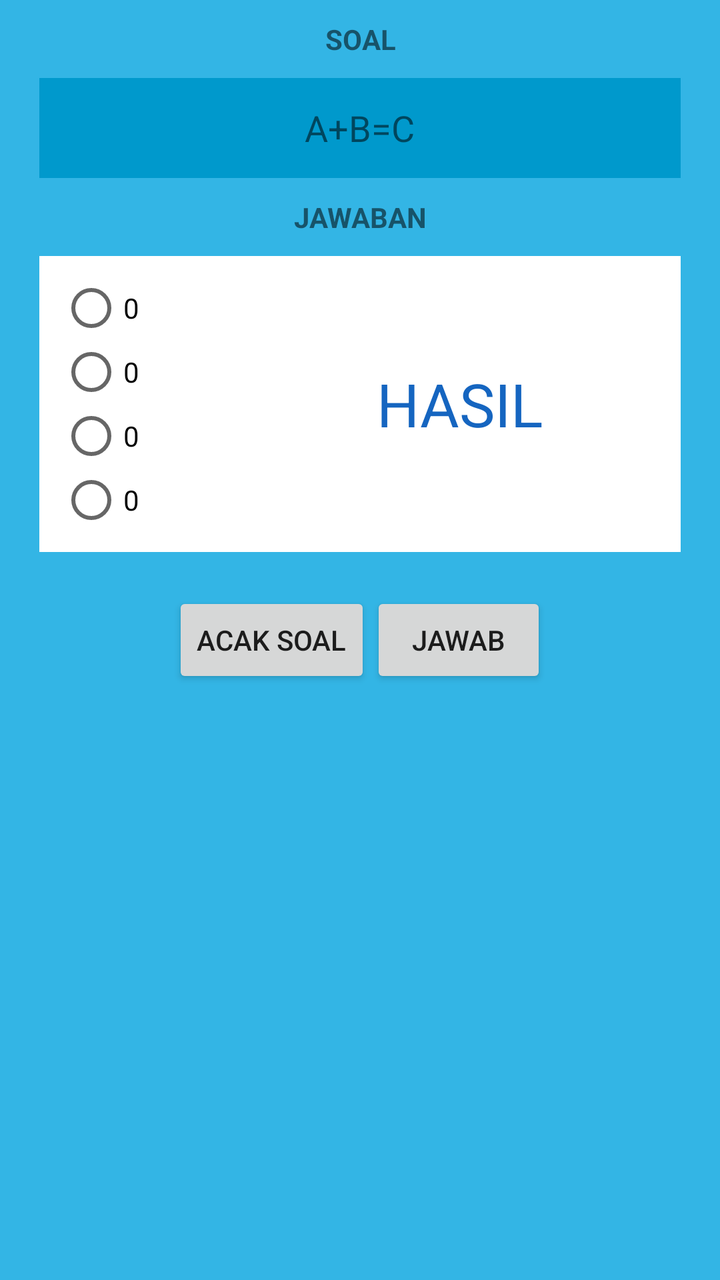
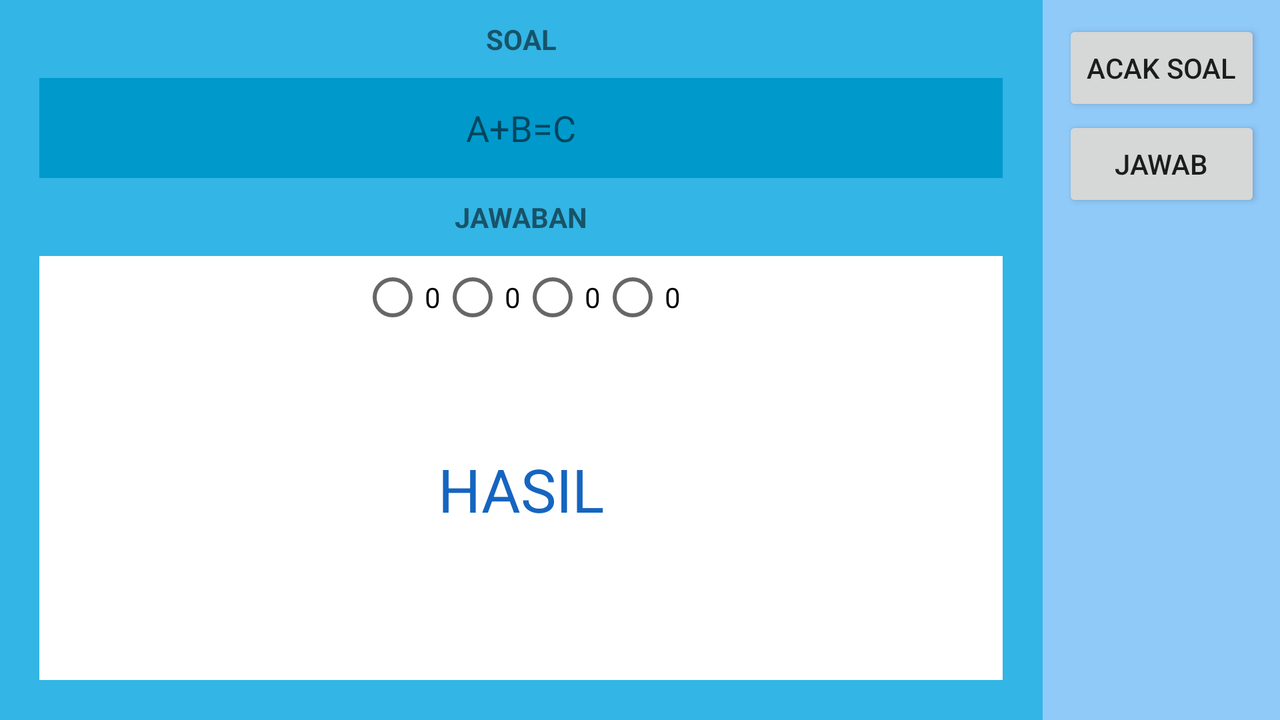

An Android layout and its configuration variant, each rendered on a device that would load it. The default file and the variant file are quoted in full after the pictures.
<!-- AndroidManifest.xml: application theme AppTheme -->
<!-- res/layout/activity_tambah.xml -->
<?xml version="1.0" encoding="utf-8"?>
<LinearLayout xmlns:android="http://schemas.android.com/apk/res/android"
    xmlns:tools="http://schemas.android.com/tools"
    android:layout_width="match_parent"
    android:layout_height="match_parent"
    android:paddingBottom="@dimen/activity_vertical_margin"
    android:paddingLeft="@dimen/activity_horizontal_margin"
    android:paddingRight="@dimen/activity_horizontal_margin"
    android:paddingTop="@dimen/activity_vertical_margin"
    style="@style/Main"
    android:orientation="vertical"
    tools:context="com.digitcreativestudio.berhitung.TambahActivity">

    <LinearLayout
        android:layout_width="match_parent"
        android:layout_height="match_parent"
        android:orientation="vertical"
        android:background="@android:color/holo_blue_light"
        android:padding="10dp">

        <TextView
            android:layout_width="match_parent"
            android:layout_height="wrap_content"
            android:text="SOAL"
            android:textStyle="bold"
            android:gravity="center"/>

        <LinearLayout
            android:layout_width="match_parent"
            android:layout_height="50dp"
            android:orientation="horizontal"
            android:gravity="center"
            android:layout_margin="10dp"
            android:background="@android:color/holo_blue_dark">

            <TextView
                android:layout_width="wrap_content"
                android:layout_height="wrap_content"
                android:gravity="center"
                android:text="A"
                style="@style/SoalTextStyle"
                android:id="@+id/t_soal_a"/>
            <TextView
                android:layout_width="wrap_content"
                android:layout_height="wrap_content"
                style="@style/SoalTextStyle"
                android:text="+"/>
            <TextView
                android:layout_width="wrap_content"
                android:layout_height="wrap_content"
                style="@style/SoalTextStyle"
                android:text="B"
                android:id="@+id/t_soal_b"/>
            <TextView
                android:layout_width="wrap_content"
                android:layout_height="wrap_content"
                style="@style/SoalTextStyle"
                android:text="="/>
            <TextView
                android:layout_width="wrap_content"
                android:layout_height="wrap_content"
                style="@style/SoalTextStyle"
                android:text="C"/>

        </LinearLayout>

        <TextView
            android:layout_width="match_parent"
            android:layout_height="wrap_content"
            android:text="JAWABAN"
            android:textStyle="bold"
            android:gravity="center"/>

        <LinearLayout
            android:layout_width="match_parent"
            android:layout_height="wrap_content"
            android:orientation="horizontal"
            android:layout_margin="10dp"
            android:padding="10dp"
            android:background="@android:color/white">

            <RadioGroup
                android:layout_width="0dp"
                android:layout_height="wrap_content"
                android:layout_weight="1"
                android:id="@+id/rg_jawaban">
                <RadioButton
                    android:layout_width="match_parent"
                    android:layout_height="wrap_content"
                    android:id="@+id/r_jawaban_a"
                    android:text="0"/>
                <RadioButton
                    android:layout_width="match_parent"
                    android:layout_height="wrap_content"
                    android:id="@+id/r_jawaban_b"
                    android:text="0"/>
                <RadioButton
                    android:layout_width="match_parent"
                    android:layout_height="wrap_content"
                    android:id="@+id/r_jawaban_c"
                    android:text="0"/>
                <RadioButton
                    android:layout_width="match_parent"
                    android:layout_height="wrap_content"
                    android:id="@+id/r_jawaban_d"
                    android:text="0"/>
            </RadioGroup>

            <LinearLayout
                android:layout_width="0dp"
                android:layout_height="match_parent"
                android:orientation="vertical"
                android:layout_weight="2"
                android:gravity="center|center_vertical">

                <TextView
                    android:layout_width="wrap_content"
                    android:layout_height="wrap_content"
                    android:text="Hasil"
                    style="@style/HasilJawaban"
                    android:id="@+id/t_hasil"/>

            </LinearLayout>

        </LinearLayout>

        <LinearLayout
            android:layout_width="match_parent"
            android:layout_height="wrap_content"
            android:orientation="horizontal"
            android:padding="10dp"
            android:gravity="center">

            <Button
                android:layout_width="wrap_content"
                android:layout_height="wrap_content"
                android:text="Acak Soal"
                android:onClick="acakSoal"
                android:id="@+id/b_acak_soal"/>
            <Button
                android:layout_width="wrap_content"
                android:layout_height="wrap_content"
                android:text="Jawab"
                android:onClick="jawabSoal"/>

        </LinearLayout>

    </LinearLayout>

</LinearLayout>
<!-- resources referenced by this layout -->
<resources>
  <style name="HasilJawaban">
          <item name="android:textSize">30sp</item>
          <item name="android:textColor">#1565c0</item>
          <item name="android:textAllCaps">true</item>
      </style>
  <style name="Main">
          <item name="android:background">#90caf9</item>
      </style>
  <style name="SoalTextStyle">
          <item name="android:textSize">18sp</item>
      </style>
  <style name="AppTheme" parent="Theme.AppCompat.Light.DarkActionBar">
          
          <item name="colorPrimary">#1e88e5</item>
          <item name="colorPrimaryDark">#1565c0</item>
          <item name="colorAccent">#42a5f5</item>
      </style>
</resources>
<!-- res/layout-land/activity_tambah.xml (the repository's variant of the layout above) -->
<!-- drawn on the phone turned sideways -->
<?xml version="1.0" encoding="utf-8"?>
<LinearLayout xmlns:android="http://schemas.android.com/apk/res/android"
    xmlns:tools="http://schemas.android.com/tools"
    android:layout_width="match_parent"
    android:layout_height="match_parent"
    android:paddingBottom="@dimen/activity_vertical_margin"
    android:paddingLeft="@dimen/activity_horizontal_margin"
    android:paddingRight="@dimen/activity_horizontal_margin"
    android:paddingTop="@dimen/activity_vertical_margin"
    style="@style/Main"
    android:orientation="horizontal"
    tools:context="com.digitcreativestudio.berhitung.TambahActivity">

    <LinearLayout
        android:layout_width="0dp"
        android:layout_height="match_parent"
        android:layout_weight="8"
        android:orientation="vertical"
        android:background="@android:color/holo_blue_light"
        android:padding="10dp">

        <TextView
            android:layout_width="match_parent"
            android:layout_height="wrap_content"
            android:text="SOAL"
            android:textStyle="bold"
            android:gravity="center"/>

        <LinearLayout
            android:layout_width="match_parent"
            android:layout_height="50dp"
            android:orientation="horizontal"
            android:gravity="center"
            android:layout_margin="10dp"
            android:background="@android:color/holo_blue_dark">

            <TextView
                android:layout_width="wrap_content"
                android:layout_height="wrap_content"
                style="@style/SoalTextStyle"
                android:gravity="center"
                android:text="A"
                android:id="@+id/t_soal_a"/>
            <TextView
                android:layout_width="wrap_content"
                android:layout_height="wrap_content"
                style="@style/SoalTextStyle"
                android:text="+"/>
            <TextView
                android:layout_width="wrap_content"
                android:layout_height="wrap_content"
                style="@style/SoalTextStyle"
                android:text="B"
                android:id="@+id/t_soal_b"/>
            <TextView
                android:layout_width="wrap_content"
                android:layout_height="wrap_content"
                style="@style/SoalTextStyle"
                android:text="="/>
            <TextView
                android:layout_width="wrap_content"
                android:layout_height="wrap_content"
                style="@style/SoalTextStyle"
                android:text="C"/>

        </LinearLayout>

        <TextView
            android:layout_width="match_parent"
            android:layout_height="wrap_content"
            android:text="JAWABAN"
            android:textStyle="bold"
            android:gravity="center"/>

        <LinearLayout
            android:layout_width="match_parent"
            android:layout_height="match_parent"
            android:orientation="vertical"
            android:gravity="center"
            android:layout_margin="10dp"
            android:padding="10dp"
            android:background="@android:color/white">

            <RadioGroup
                android:layout_width="wrap_content"
                android:layout_height="wrap_content"
                android:layout_weight="1"
                android:orientation="horizontal"
                android:id="@+id/rg_jawaban">

                <RadioButton
                    android:layout_width="match_parent"
                    android:layout_height="wrap_content"
                    android:id="@+id/r_jawaban_a"
                    android:text="0"/>
                <RadioButton
                    android:layout_width="match_parent"
                    android:layout_height="wrap_content"
                    android:id="@+id/r_jawaban_b"
                    android:text="0"/>
                <RadioButton
                    android:layout_width="match_parent"
                    android:layout_height="wrap_content"
                    android:id="@+id/r_jawaban_c"
                    android:text="0"/>
                <RadioButton
                    android:layout_width="match_parent"
                    android:layout_height="wrap_content"
                    android:id="@+id/r_jawaban_d"
                    android:text="0"/>

            </RadioGroup>

            <LinearLayout
                android:layout_width="wrap_content"
                android:layout_height="match_parent"
                android:orientation="vertical"
                android:layout_weight="2">

                <TextView
                    android:layout_width="wrap_content"
                    android:layout_height="match_parent"
                    android:gravity="center_vertical"
                    android:text="Hasil"
                    style="@style/HasilJawaban"
                    android:id="@+id/t_hasil"/>

            </LinearLayout>

        </LinearLayout>


    </LinearLayout>

    <LinearLayout
        android:layout_width="wrap_content"
        android:layout_height="wrap_content"
        android:layout_weight="0"
        android:orientation="vertical"
        android:padding="10dp"
        android:gravity="center">

        <Button
            android:layout_width="match_parent"
            android:layout_height="wrap_content"
            android:text="Acak Soal"
            android:onClick="acakSoal"
            android:id="@+id/b_acak_soal"/>
        <Button
            android:layout_width="match_parent"
            android:layout_height="wrap_content"
            android:text="Jawab"
            android:onClick="jawabSoal"/>

    </LinearLayout>

</LinearLayout>
